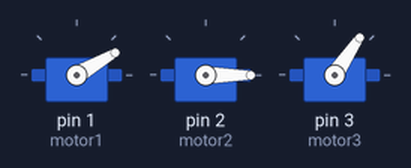
Simulated run of this sketch. Board: Arduino Uno, built with avr-gcc and run on an emulated ATmega328P. Parts: 3 × servo.

Above: at 7.03 s.
At 11.14 s:
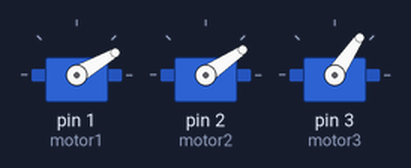
At 15.22 s:
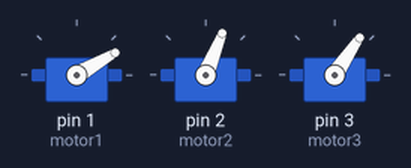
At 23.39 s:
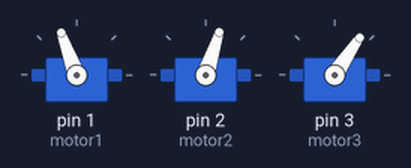
At 31.55 s:
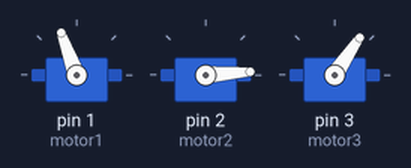
At 39.74 s:
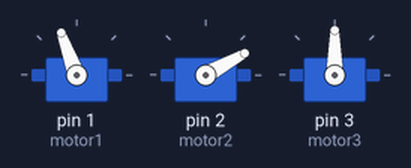
Timing chart, 0 to 40.0 s (numbered marks = the images above):
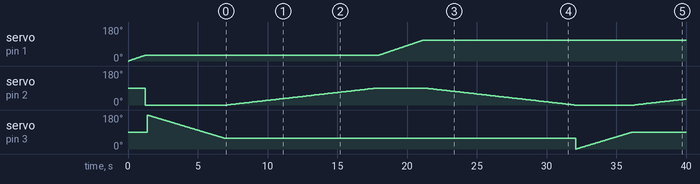

The sketch:

pick_and_place_robot_icecream_sticks.ino
```cpp
#include<Servo.h>
Servo motor1;
Servo motor2;
Servo motor3;
int i;
int j;
void setup() {
  // put your setup code here, to run once:
  motor1.attach(1);
  motor2.attach(2);
  motor3.attach(3);
  for (j=0;j<3;j++){
    for(i=0;i<=30;i++){
      motor1.write(i);
      delay(40);
    }
    for(i=0;i<=0;i++){
      motor2.write(i);
      delay(120);
    }
    for(i=180;i>55;i--){
      motor3.write(i);
      delay(45);
    }
    for(i=0;i<=90;i++){
      motor2.write(i);
      delay(120);
    }
    for(i=30;i<=110;i++){
      motor1.write(i);
      delay(40);
    }
    for(i=90;i>=0;i--){
      motor2.write(i);
      delay(120);
    }
    for(i=0;i<=90;i++){
      motor3.write(i);
      delay(45);
    }
    for(i=0;i<=90;i++){
      motor2.write(i);
      delay(120);
    }
    for(i=110;i>=30;i--){
      motor1.write(i);
      delay(40);
    }
  }
}

void loop() {
  // put your main code here, to run repeatedly:
  // The above code is not put in the void loop because the model didn't handle sudden changes.
}
```

Measured:
- by itself, servo on pin 1 (motor1): moves from 0° to 110° over 21.1 s
- by itself, servo on pin 2 (motor2): 90° → 0° at 1.2 s, → 1° 5.9 s later, → 2° 0.12 s later, → 3° 0.12 s later, … (212 changes in this stretch)
